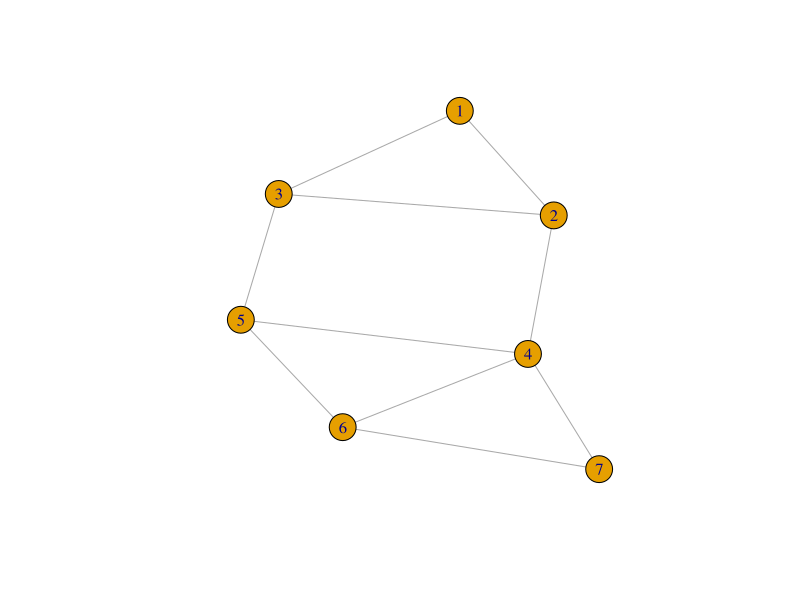
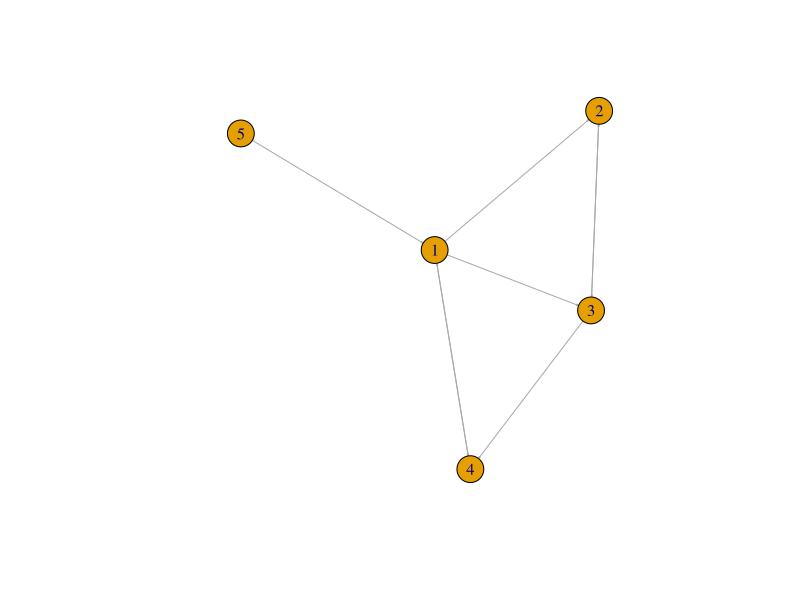
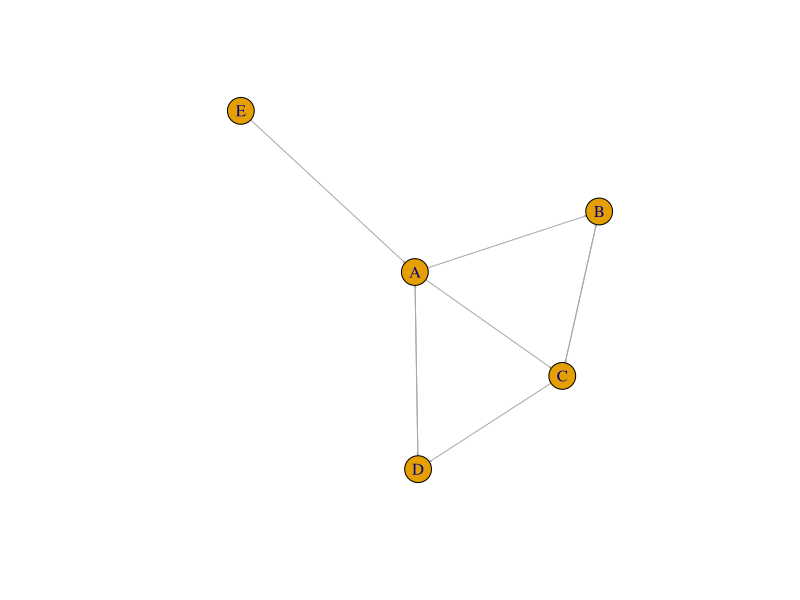
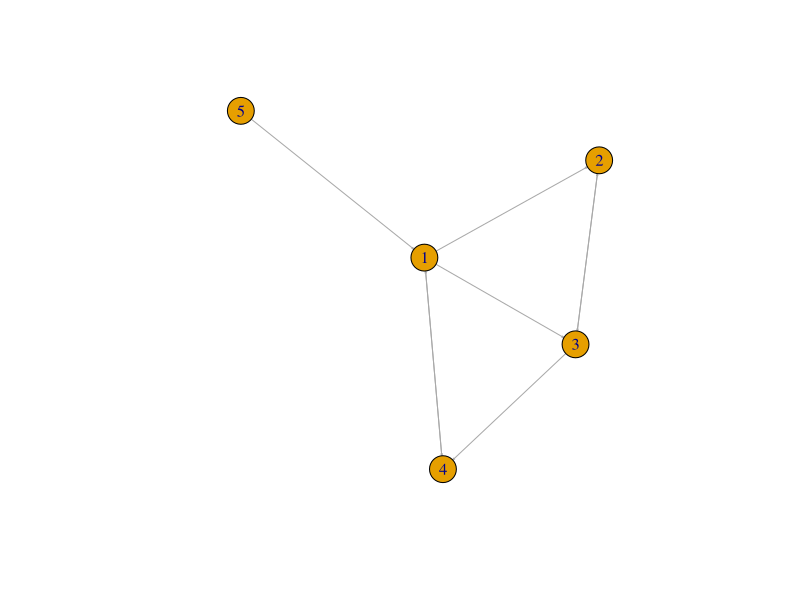
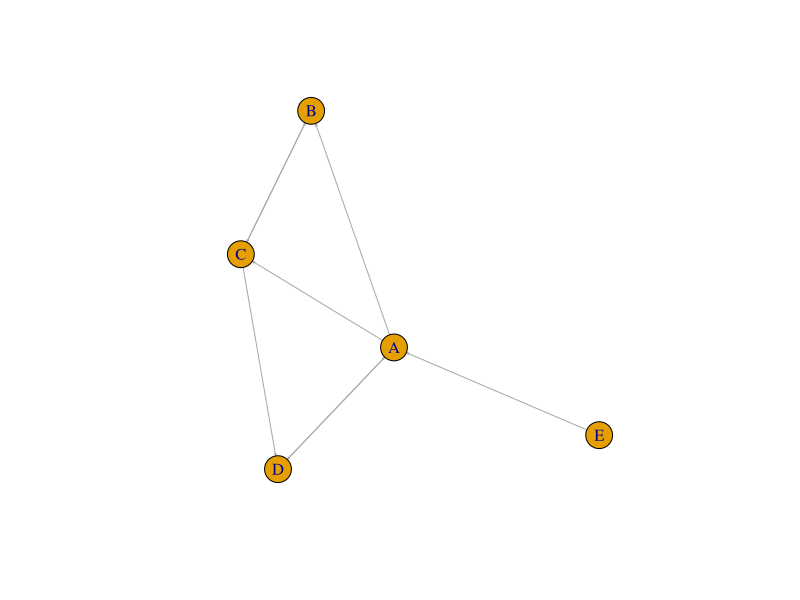
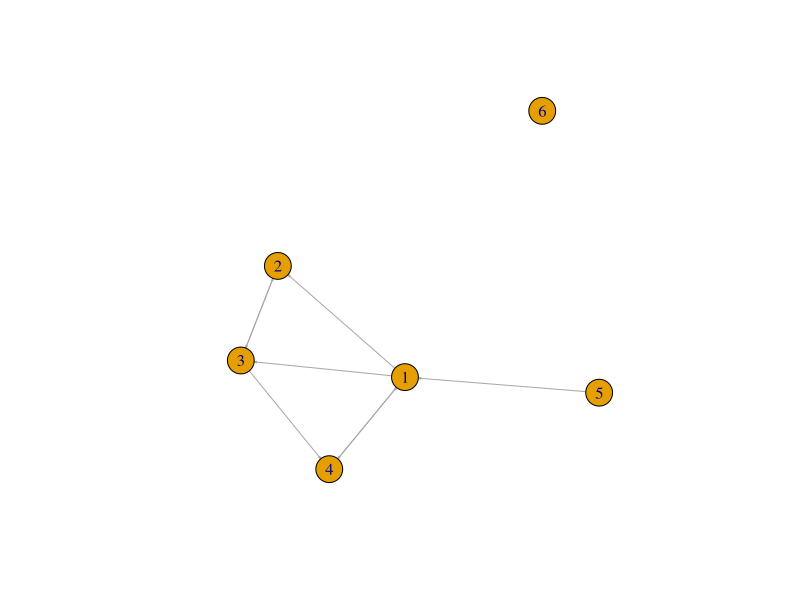
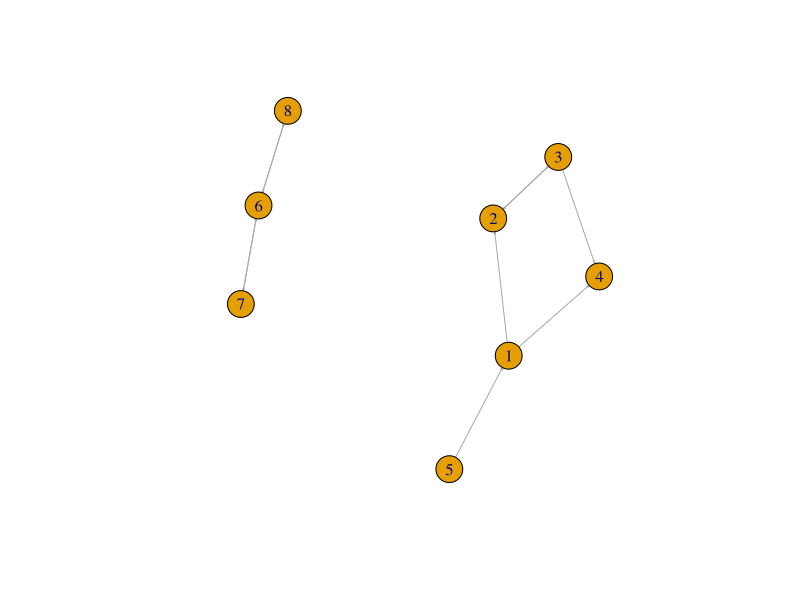

Reproduce these figures in R, in order.
library('igraph')

g <- graph_from_literal(1-2, 1-3, 2-3, 2-4, 3-5, 4-5, 4-6, 4-7, 5-6, 6-7)
g
plot(g)
V(g)
E(g)
gd <- graph_from_literal(1-+2, 1-+3, 2++3, 4++1, 4+-3, 5-+1)
gd
plot(gd, edge.arrow.size=0.1)
gd_lab <- graph_from_literal(A-+B, A-+C, B++C, D++A, D+-C, E-+A)
plot(gd_lab, edge.arrow.size=0.1)
gd_lab <- graph_from_literal(1-+2, 1-+3, 2++3, 4++1, 4+-3, 5-+1)
plot(gd_lab, edge.arrow.size=0.1)
V(gd_lab)$name <- c("A", "B", "C", "D", "E")
plot(gd_lab, edge.arrow.size=0.12)
gd_iso <- graph_from_literal(1-+2, 1-+3, 2++3, 4++1, 4+-3, 5-+1, 6)
plot(gd_iso, edge.arrow.size = 0.12)
gd_2comp <- graph_from_literal(1-+2:4, 2++3, 3-+4, 5-+1, 6++7:8)
plot(gd_2comp, edge.arrow.size = 0.12)
components(gd_2comp)
vcount(gd_2comp)
ecount(gd_2comp)
is.directed(gd_2comp)
